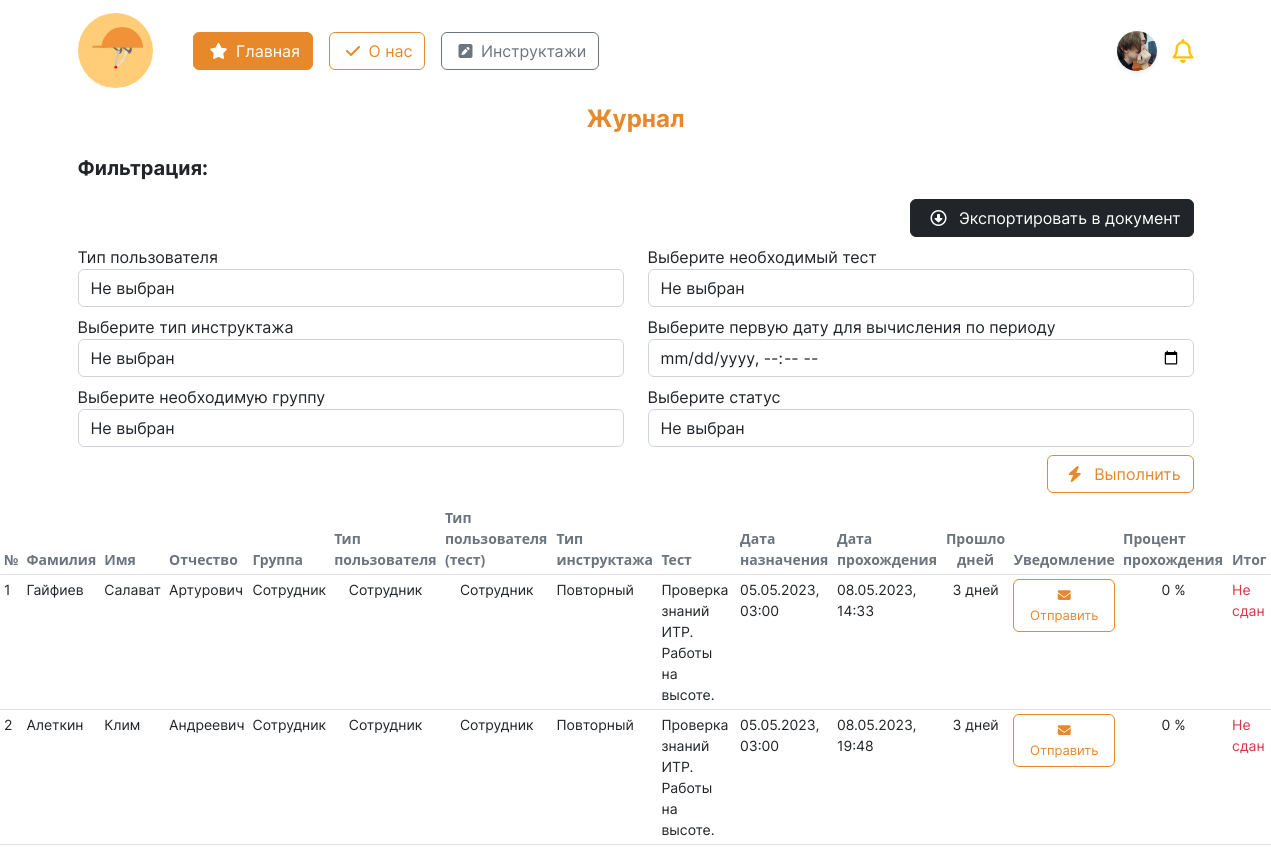
/account/journal/ (signed in), run on the app's committed database.
### initru/models.py (models this page shows, shortened)
class CustomUser(AbstractUser):  # custom user for Users with django
    gen = (
        ('m', 'Мужской'),
        ('j', 'Женский')
    )
    patronymic = models.CharField(
        'Отчество',
        max_length=250,
    )
    gender = models.CharField(
        'Пол', choices=gen,
        max_length=3, null=True,
    )
    birthday_date = models.DateField(
        'Дата рождения', null=True,
    )
    region  = models.ForeignKey(
        Region, on_delete=models.CASCADE,
        null=True, verbose_name='Регион',
    )
    city  = ChainedForeignKey(
        City,
        chained_field='region',
        chained_model_field="region",
        show_all=False,
        auto_choose=True,
        null=True,
        sort=True, verbose_name = 'Город')
    street  = models.ForeignKey(
        Street, on_delete=models.CASCADE,
        null=True, verbose_name='Улица',
    )
    house = models.IntegerField(
        "Номер дома", null=True,
    )
    flat = models.IntegerField(
        'Этаж', null=True,
    )
    avatar = models.ImageField(
        'Изображение пользователя',
        upload_to='images/users/',
        null=True,
        blank=True,
    )
    phone_number = models.CharField(
        'Номер телефона', max_length=20,unique=True,
        blank=False, null=True,
    )
    type_user  = models.ForeignKey(
        typeuser, on_delete=models.CASCADE,
        verbose_name='Тип пользователя', null=True,
    )
    groupStud  = models.ForeignKey(
        Groups, on_delete=models.CASCADE,
        verbose_name='Группа', null=True,
        blank=True
    )
    role  = models.ForeignKey(
        role, on_delete=models.CASCADE,
        null=True, verbose_name='Роль',
    )
    date_end = models.DateField(
        'Дата завершения зачисления',
        null=True,
    )

class res(models.Model):
    user  = models.ForeignKey( CustomUser, on_delete=models.CASCADE, verbose_name='Пользователь')
    instruction  = models.ForeignKey( inst, on_delete=models.CASCADE, verbose_name='Инструктаж')
    quiz = models.ForeignKey(test, on_delete=models.CASCADE, verbose_name= 'Тест')
    date_instruction = models.DateTimeField('Дата прохождения инструктажа')
    date_instruction_end = models.IntegerField('Прошло дней', null=True)
    result = models.IntegerField( 'Результат в %')
    mark = models.CharField('Прошел', max_length=255)
    class Meta:
        verbose_name = 'Результат'
        verbose_name_plural = 'Результаты'

class Groups(models.Model):
    name_group = models.CharField(
        'Название группы',
        max_length=10
    )
    special  = models.ForeignKey(
        Spec, on_delete=models.CASCADE,
        null=False, verbose_name='Специальность'
    )
    class Meta:
        verbose_name = 'Группа'
        verbose_name_plural = 'Группы'
    def __str__(self):
        return f'{self.name_group}'

class typeuser(models.Model):
    name_type_user = models.CharField(
        "Название типа пользователя",
        max_length=15
    )
    class Meta:
        verbose_name = 'Тип пользователя'
        verbose_name_plural = 'Тип пользователей'
    def __str__(self):
        return f'{self.name_type_user}'

class test(models.Model):
    instruction = models.ForeignKey( inst, on_delete=models.CASCADE, verbose_name='Инструктаж' )
    name_test = models.CharField( 'Название теста инструктажа', max_length=125 )
    number_of_questions = models.IntegerField('Количество вопросов') ##
    time = models.IntegerField('Ограничение по времени') ##
    required_score_to_pass = models.IntegerField('Рекомендуемый балл в %', help_text='Рекомендуемый балл в %')
    type_user  = models.ForeignKey(typeuser, on_delete=models.CASCADE, verbose_name='Тип пользователя')
    file = models.FileField( 'Файл к тесту', upload_to='instr/', null=True, blank=True)
    stud_groups = models.ForeignKey(Groups, on_delete=models.CASCADE, verbose_name='Группа')
    date_target = models.DateTimeField('Дата назначения',)
    class Meta:
        verbose_name = 'Тест'
        verbose_name_plural = 'Тесты'

class inst(models.Model):
    name_instruction = models.CharField(
        'Название инструктажа',
        max_length=64
    )
    date_period = models.IntegerField(
        'Период инструктажа'
    )
    class Meta:
        verbose_name = 'Инструктаж'
        verbose_name_plural = 'Инструктажи'

### initru/views.py (the view, shortened to what this page needs)
# urls.py: path('account/journal/', journalView, name = "journal_view"),
@login_required(login_url='account/login/')
def journalView(request):
    page_name = 'forOss/journal.html'
    if request.user.is_superuser or str(request.user.role).casefold() == 'специалист по охране труда':
        obj_res = None  # Для результатов
        obj_briefs = inst.objects.all()  # получение инструктажей
        obj_type_users = typeuser.objects.all()  # получение тип пользователей
        obj_groups = Groups.objects.all()  # получение групп
        obj_quizes = test.objects.all()  # получение тестов
        obj_results_user = res.objects.all() # получение зачетов
    else:
        return render(request, "error.html")
    values = {
        'type_brief': obj_briefs,
        'type_users': obj_type_users,
        'groups': obj_groups,
        'quiz': obj_quizes,
        'users': obj_results_user,
    }
    return render(request, page_name, values)

### initru/models.py (called while the page is built)
    def __str__(self):
        return f'{self.name_role}'

### initru/templates/forOss/journal.html (shortened to what this page needs)
{% extends '../base.html' %}
{% load static %}
{% block content %}
<div>
    <p class="text-center fw-bold fs-4" style='color:#E7882B; font-family: "Inter-Bold";'>Журнал</p>
</div>
<div>
    <div class='container' style ='font-family: "Inter-Regular";'>
        <p class='fs-5' style='font-family: "Inter-Bold";'>Фильтрация:</p>
        <form action='{% url "journal_view" %}' method = 'POST' id="filter-form">
            <div class = 'd-flex flex-row-reverse mb-2'>
                <button type = 'submit' class = 'btn btn-dark' name = 'import-doc'>
                    <i class="fa-regular fa-circle-down mx-2"></i>
                    Экспортировать в документ
                </button>
            </div>
            <div class = 'row'>
                <div class = 'col'>
                    <div class='box mb-2'>
                        <label for="id_type_user">
                            Тип пользователя
                        </label>
                        <select class='form-control  ' name="type_user" id="id_type_user">
                            <option selected class='text-warning fw-bold text-uppercase' value="">Не выбран</option>
                        </select>
                    </div>
                    <div class='box mb-2'>
                        <label for="id_type_brief">
                            Выберите тип инструктажа
                        </label>
                        <select class='form-control  ' name="type_brief" id="id_type_brief">
                            <option selected class='text-warning fw-bold text-uppercase' value="">Не выбран</option>
                        </select>
                    </div>
                    <div class='box mb-2'>
                        <label for="id_group">
                            Выберите необходимую группу
                        </label>
                        <select class='form-control' name="group" id="id_group">
                            <option selected class='text-warning fw-bold text-uppercase' value="">Не выбран</option>
                        </select>
                    </div>
                </div>
                <div class = 'col-6'>
                    <div class='box mb-2'>
                        <label for="id_quiz">
                            Выберите необходимый тест
                        </label>
                        <select class='form-control' name="quiz" id="id_quiz">
                            <option selected class='text-warning fw-bold text-uppercase' value="">Не выбран</option>
                        </select>
                    </div>
                    <div class='box mb-2'>
                        <label for="id_date_start">
                            Выберите первую дату для вычисления по периоду
                        </label>
                        <input class = 'form-control  ' name = 'date_start' id ='id_date_start' type="datetime-local" placeholder="Выберите дату">
                    </div>
                    <div class='box mb-2'>
                        <label for="id_date_start">
                            Выберите статус
                        </label>
                        <select class='form-control' name="mark" id="id_mark">
                            <option selected class='text-warning fw-bold text-uppercase' value="">Не выбран</option>
                        </select>
                    </div>
                </div>
            </div>
            <div class = 'float-end'>
                <button id = 'setBut' class = 'btn btn-outline-orange'>
                    <i class="fa-solid fa-bolt mx-2"></i>
                    Выполнить
                </button>
            </div>
        </form>
    </div>
    <div class = 'tables mt-5'>
        <table id = 'table' class = 'table table-hover table-sm' style="font-size: 14px;">
            <thead>
                <tr>
                    <th class = 'text-secondary' scope="col">№</th>
                    <th class = 'text-secondary' scope="col">Фамилия</th>
                    <th class = 'text-secondary' scope="col">Имя</th>
                    <th class = 'text-secondary' scope="col">Отчество</th>
                    <th class = 'text-secondary' scope="col">Группа</th>
                    <th class = 'text-secondary' scope="col">Тип пользователя</th>
                    <th class = 'text-secondary' scope="col">Тип пользователя (тест)</th>
                    <th class = 'text-secondary' scope="col">Тип инструктажа</th>
                    <th class = 'text-secondary' scope="col">Тест</th>
                    <th class = 'text-secondary' scope="col">Дата назначения</th>
                    <th class = 'text-secondary' scope="col">Дата прохождения</th>
                    <th class = 'text-secondary text-center' scope="col">Прошло дней</th>
                    <th class = 'text-secondary text-center' scope="col">Уведомление</th>
                    <th class = 'text-secondary' scope="col">Процент прохождения</th>
                    <th class = 'text-secondary' scope="col">Итог</th>
                </tr>
            </thead>
            <tbody id = 'id_tbody' style='font-family: "Inter-Regular";'>
                {% for u in users %}
                    <tr>
                        <td>
                            {{ forloop.counter }}
                        </td>
                        <td>
                            {{ u.user.last_name }}
                        </td>
                        <td>
                            {{ u.user.first_name }}
                        </td>
                        <td>
                            {{ u.user.patronymic }}
                        </td>
                        <td>
                            {{ u.user.groupStud }}
                        </td>
                            {% if u.user.type_user == u.quiz.type_user %}
                                <td class = 'text-center'>
                                    {{ u.user.type_user }}
                                </td>
                                <td class = 'text-center'>
                                    {{ u.quiz.type_user }}
                                </td>
                            {% endif %}
                        <td>
                            {{ u.instruction.name_instruction }}
                        </td>
                        <td>
                            {{ u.quiz.name_test }}
                        </td>
                        <td>
                            {{ u.quiz.date_target|date:"d.m.Y, H:i" }}
                        </td>
                        <td>
                            {{ u.date_instruction|date:"d.m.Y, H:i" }}
                        </td>
                        <td class="text-center">
                            {{ u.date_instruction_end }} дней
                        </td>
                        <td class="text-center">
                            <button style = 'font-size: 13px;' class = 'btn btn-outline-orange'>
                                <i class="fa-solid fa-envelope mx-2"></i>
                                Отправить
                            </button>
                        </td>
                        <td class="text-center">
                            {{ u.result }} %
                        </td>
                        <td>
                            {% if u.mark == 'Не сдан' %}
                                <span class = 'text-danger'> {{ u.mark }}</span>
                            {% else %}
                                <span class = 'text-success'> {{ u.mark }}</span>
                            {% endif %}
                        </td>
                    </tr>
                {% empty %}
                    <tr>
                        <td>Пока пусто.</td>
                    </tr>
                {% endfor %}
            </tbody>
        </table>
    </div>
</div>
{% endblock content %}

### initru/templates/base.html (shortened to what this page needs)
<!DOCTYPE html>
{% load static %}
<html lang="ru">
<head>
	<link rel="stylesheet" href="{% static 'css/bootstrap.min.css' %}">
	<link rel="stylesheet" href="{% static 'css/style.css' %}">
	<link href="{% static 'fontawesomefree/css/fontawesome.css' %}" rel="stylesheet" type="text/css">
	<link href="{% static 'fontawesomefree/css/brands.css' %}" rel="stylesheet" type="text/css">
	<link href="{% static 'fontawesomefree/css/solid.css' %}" rel="stylesheet" type="text/css">
</head>
<header>
	<nav class="navbar" style='font-family: "Inter-Regular";'>
		<div class="container">
			<div class='d-flex align-items-center'>
				<a href="{% url 'main' %}" class="navbar-brand">
					<img src="{% static 'images/logo.svg' %}" alt="logo" height="75">
				</a>
				<div class="d-flex mx-3 flex-wrap">
					<a class='btn btn-orange mx-2' href="{% url 'main' %}">
						<i class="fa-solid fa-star mx-1"></i>
						Главная
					</a>
					<a class='btn btn-outline-orange mx-2' href="{% url 'about' %}">
						<i class="fa-solid fa-check mx-1"></i>
						О нас
					</a>
					{% if user.is_authenticated %}
					<a class='btn btn-outline-secondary mx-2' href="{% url 'brief' %}">
						<i class="fa-solid fa-square-pen mx-1"></i>
						Инструктажи
					</a>
					{% endif %}
				</div>
			</div>
			<div class='navbar d-flex justify-content-center'>
				{% if user.is_authenticated %}
				<div class="dropdown text-end d-flex mx-2">
					<a class="d-block link-dark text-decoration-none d-flex align-items-center" id="dropdownUser1" data-bs-toggle="dropdown" aria-expanded="false">
						<div class = 'rounded-circle mx-2 shadow-sm' style = '
						width: 40px;
						height: 40px;
						background-position: center;
						background-repeat: no-repeat;
						background-size: cover;
						background-clip: unset;
						background-image: url("{{ request.user.avatar.url }}");
						'></div>
					</a>
				</div>
				<i class="fa-regular fa-bell fs-4 text-warning"></i>
				{% else %}
				<div class="dropdown text-end">
					<a href="{% url 'login' %}" class="d-block link-dark text-decoration-none">
						<img src="{% static 'images/startPage/user/user.svg' %}" alt="user">
					</a>
				</div>
				{% endif %}
			</div>
		</div>
	</nav>
</header>
<body>
	<main>
		{% block content %}
		{% endblock content %}
	</main>
</body>
</html>

### data on the page
CustomUser: user.avatar (picture)
res: user.last_name "Гайфиев", user.first_name "Салават", user.patronymic "Артурович", user.groupStud "Сотрудник", user.type_user "Сотрудник", quiz.type_user "Сотрудник", instruction.name_instruction "Повторный", quiz.name_test "Проверка знаний ИТР. Работы на высоте.", quiz.date_target "05.05.2023, 03:00", date_instruction "08.05.2023, 14:33", date_instruction_end "3", result "0", mark "Не сдан"
res: user.last_name "Алеткин", user.first_name "Клим", user.patronymic "Андреевич", user.groupStud "Сотрудник", user.type_user "Сотрудник", quiz.type_user "Сотрудник", instruction.name_instruction "Повторный", quiz.name_test "Проверка знаний ИТР. Работы на высоте.", quiz.date_target "05.05.2023, 03:00", date_instruction "08.05.2023, 19:48", date_instruction_end "3", result "0", mark "Не сдан"
